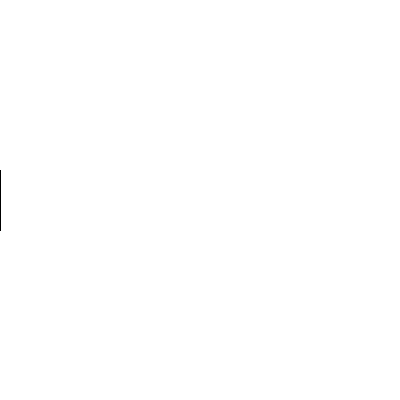
Frame 1 (no input)
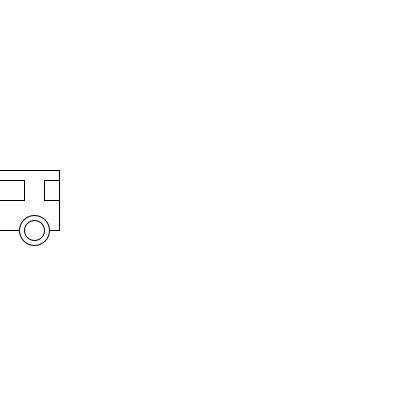
Frame 60 (the mouse pressed at the canvas centre just before this capture)
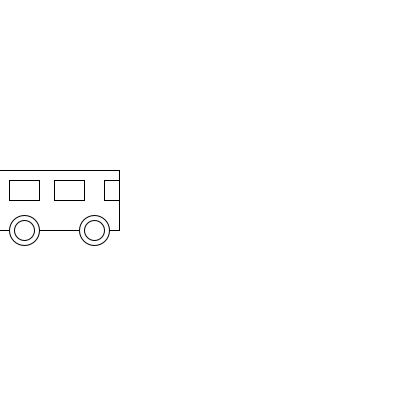
Frame 120 (the mouse held since frame 60 and released just before this capture)

The Processing sketch that drew these frames (run headless with seeded random() and noise(); from frame 60 on, the mouse is pressed at the canvas centre):

// Processing sketch: processing_12252
// ── processing_12252.pde

int x; // ボディの中心のx座標
int y; // ボディの中心のy座標
int h = 60; // ボディの高さ、幅の基準
int d = 30; // 車輪の直径の基準
int speed = 1; // 進む速さ

void setup() {
  size(400, 400);
  x = -h; // ボディの中心のx座標
  y = height / 2; // ボディの中心のy座標
  //noLoop(); // 繰り返さない
}

void draw() {
  background(255); // 画面をリセットする
  drawBus(x, y); // バスを描く
  x = x + speed; // 進む
  if(x > width + h){ 
    x = -h; // バスが右端まで行ったら左端に戻る
  }
}

void drawBus(int x, int y) {
  rectMode(CENTER);
  rect(x, y, h*2, h); // ボディ
  ellipse(x-35, y+h/2, d, d); // 後輪・外側
  ellipse(x+35, y+h/2, d, d); // 前輪・外側
  ellipse(x-35, y+h/2, d-10, d-10); // 後輪・内側
  ellipse(x+35, y+h/2, d-10, d-10); // 前輪・内側
  rectMode(CORNER);
  rect(x+45, y-20, h/4, h/3); // 窓・前
  rect(x-5, y-20, h/2, h/3); // 窓・中
  rect(x-50, y-20, h/2, h/3); // 窓・後
}
